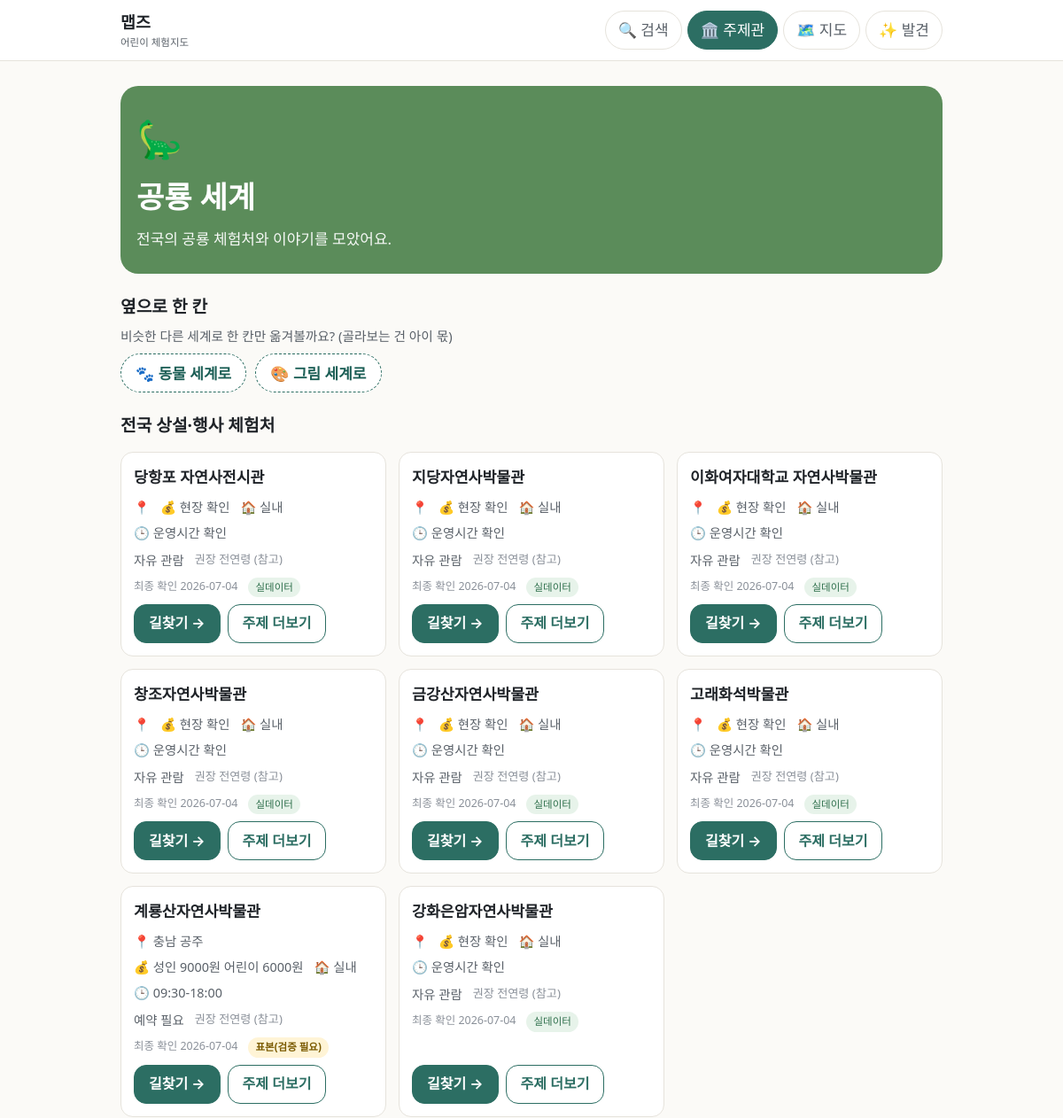
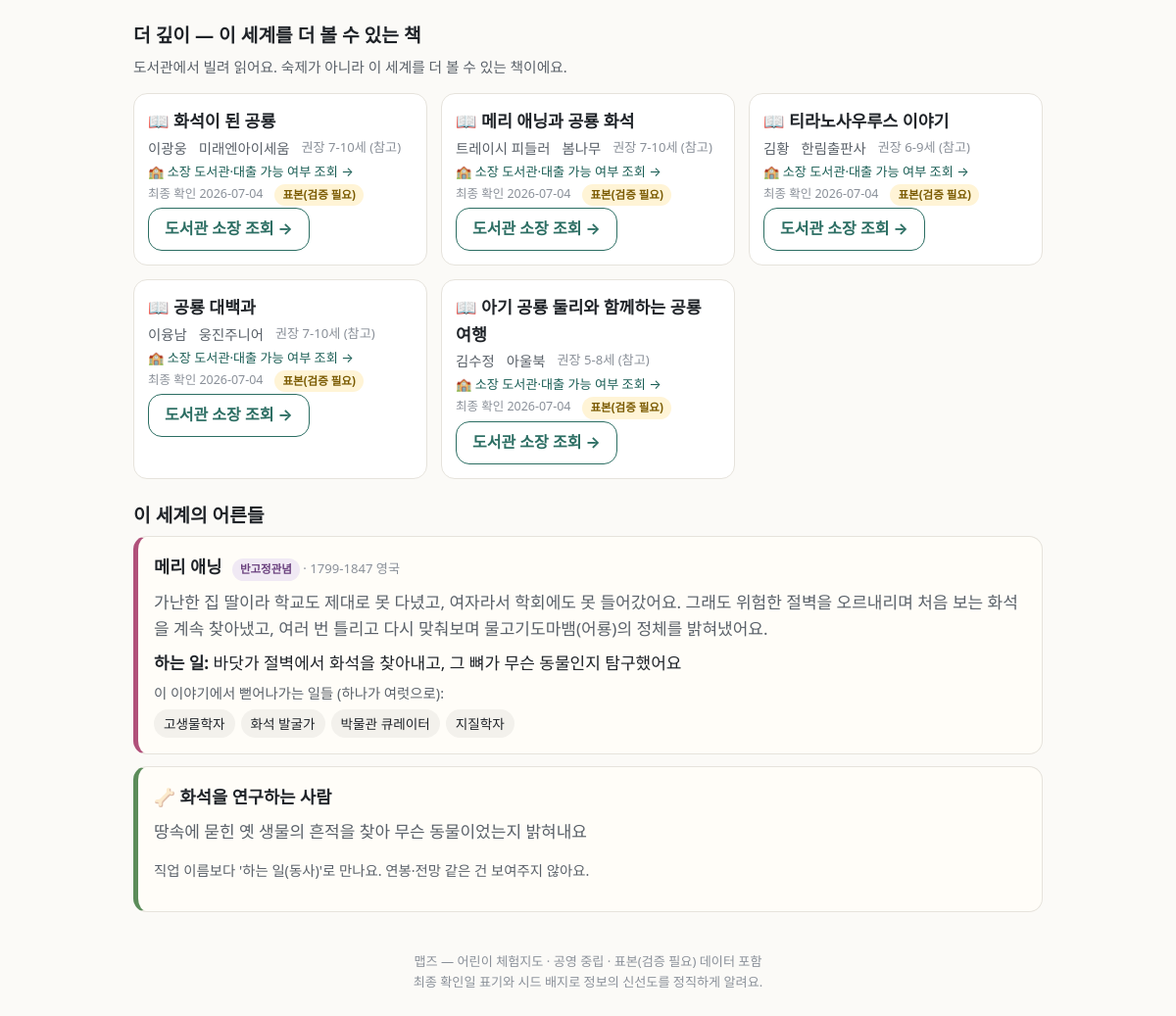
Page /topic/dino on the committed database (2 pictures, top to bottom).
### tables this page shows
CREATE TABLE topic(id TEXT PRIMARY KEY, name TEXT, synonyms TEXT, emoji TEXT);

CREATE TABLE experience(id TEXT PRIMARY KEY, name TEXT, type TEXT, topic_tags TEXT,
  verb_tags TEXT, lat REAL, lng REAL, region TEXT, period_start TEXT, period_end TEXT,
  hours TEXT, age_note TEXT, duration_min INT, cost TEXT, reservation_url TEXT,
  indoor INT, parking TEXT, stroller TEXT, crowd_note TEXT, related_books TEXT,
  source TEXT, is_seed INT, last_verified TEXT, status TEXT);

CREATE TABLE book(isbn TEXT PRIMARY KEY, title TEXT, author TEXT, publisher TEXT,
  pub_year INT, kdc TEXT, topic_tags TEXT, age_band TEXT, availability TEXT,
  source TEXT, is_seed INT, last_verified TEXT);

CREATE TABLE person(id TEXT PRIMARY KEY, name TEXT, era TEXT, verb_desc TEXT,
  story_trial TEXT, sites TEXT, job_lineage TEXT, anti_stereotype INT, topic_tags TEXT);

CREATE TABLE job(id TEXT PRIMARY KEY, name TEXT, verb_desc TEXT, layer TEXT, topic_tags TEXT,
  source_asset TEXT, emoji TEXT);

### app/main.py (the view)
@app.get("/topic/{tid}", response_class=HTMLResponse)
def page_topic(request: Request, tid: str):
    if tid not in TOPICS:
        return HTMLResponse("<h1>알 수 없는 주제</h1>", status_code=404)
    d = api_topic_detail(tid)
    return templates.TemplateResponse(request, "topic.html", {"d": d, "topic": TOPICS[tid],
                                                      "topics_all": TOPICS, "today": TODAY, "active": "topic"})

### app/templates/topic.html (shortened to what this page needs)
{% extends "base.html" %}
{% import "macros.html" as m %}
{% block content %}
<div class="hero" style="background:var(--t-{{ topic.id }})">
<div style="font-size:2.6rem">{{ topic.emoji }}</div>
<h1 style="margin:6px 0">{{ topic.name }} 세계</h1>
<p style="margin:0;opacity:.95">전국의 {{ topic.name }} 체험처와 이야기를 모았어요.</p>
</div>
<h2 class="section-title">옆으로 한 칸</h2>
<p class="section-note">비슷한 다른 세계로 한 칸만 옮겨볼까요? (골라보는 건 아이 몫)</p>
<div class="sidestep">
{% for a in d.adjacency %}
<a href="/topic/{{ a.topic }}">{{ topics_all[a.topic].emoji }} {{ a.name }} 세계로</a>
{% endfor %}
</div>
<h2 class="section-title">전국 상설·행사 체험처</h2>
<div class="cards">
{% for x in d.experiences %}{{ m.exp_card(x) }}{% endfor %}
</div>
<h2 class="section-title">더 깊이 — 이 세계를 더 볼 수 있는 책</h2>
<p class="section-note">도서관에서 빌려 읽어요. 숙제가 아니라 이 세계를 더 볼 수 있는 책이에요.</p>
<div class="cards">
{% for b in d.books %}{{ m.book_card(b) }}{% endfor %}
</div>
<h2 class="section-title">이 세계의 어른들</h2>
{% if d.person %}
<div class="person">
<div class="who">{{ d.person.name }}{% if d.person.anti_stereotype %} <span class="anti">반고정관념</span>{% endif %}<span class="age"> · {{ d.person.era }}</span></div>
<p class="trial">{{ d.person.story_trial }}</p>
<p style="margin:6px 0"><b>하는 일:</b> {{ d.person.verb_desc }}</p>
<p style="margin:6px 0 4px" class="hint">이 이야기에서 뻗어나가는 일들 (하나가 여럿으로):</p>
<div class="lineage">
{% for n in d.person.job_lineage %}<span>{{ n }}</span>{% endfor %}
</div>
</div>
{% endif %}
{% for j in d.jobs %}{% if j.layer=='B' %}
<div class="person" style="border-left-color:var(--t-{{ topic.id }});margin-top:12px">
<div class="who">{{ j.emoji }} {{ j.name }}</div>
<p class="trial">{{ j.verb_desc }}</p>
<p class="hint">직업 이름보다 '하는 일(동사)'로 만나요. 연봉·전망 같은 건 보여주지 않아요.</p>
</div>
{% endif %}{% endfor %}
{% endblock %}

### app/templates/macros.html
{% macro seed_badge(is_seed) -%}
{% if is_seed %}<span class="badge-seed">표본(검증 필요)</span>{% else %}<span class="badge-live">실데이터</span>{% endif %}
{%- endmacro %}
{% macro exp_card(x) -%}
<article class="card">
<h3>{{ x.name }}</h3>
<div class="meta"><span>📍 {{ x.region }}</span><span>💰 {{ x.cost or '현장 확인' }}</span>
<span>{{ '🏠 실내' if x.indoor else '🌳 야외' }}</span><span>🕒 {{ x.hours or '운영시간 확인' }}</span></div>
<div class="meta"><span>{{ '예약 필요' if x.reservation_url else '자유 관람' }}</span>
<span class="age">권장 {{ x.age_note or '전연령' }} (참고)</span></div>
<div class="meta"><span class="verified">최종 확인 {{ x.last_verified }}</span> {{ seed_badge(x.is_seed) }}</div>
<div class="cta-row"><a class="btn" href="{{ x.maplink }}" target="_blank" rel="noopener">길찾기 →</a>
<a class="btn ghost" href="/topic/{{ x.topic_tags[0] }}">주제 더보기</a></div>
</article>
{%- endmacro %}
{% macro book_card(b) -%}
<article class="card"><div class="book-row"><h3>📖 {{ b.title }}</h3>
<div class="meta"><span>{{ b.author }}</span><span>{{ b.publisher }}</span>
<span class="age">권장 {{ b.age_band }}세 (참고)</span></div>
<div class="avail">🏫 소장 도서관·대출 가능 여부 조회 →</div>
<div class="meta"><span class="verified">최종 확인 {{ b.last_verified }}</span> {{ seed_badge(b.is_seed) }}</div>
<div class="cta-row"><a class="btn ghost" href="https://www.nl.go.kr/NL/contents/search.do?srchTarget=total&kwd={{ b.title|urlencode }}" target="_blank" rel="noopener">도서관 소장 조회 →</a></div></div>
</article>
{%- endmacro %}

### app/static/style.css (style rules this page uses)
:root { --bg:#FBFAF7; --surface:#FFFFFF; --ink:#1F2328; --ink-soft:#5A6169; --ink-faint:#8A9099; --line:#E6E3DC; --primary:#2C6E63; --primary-ink:#FFFFFF; --focus:#1B5E55; --seed-bg:#FFF4D6; --seed-ink:#7A5A00; --t-dino:#5B8C5A; --t-space:#3A5BA0; --t-animal:#C77D3E; --t-robot:#5A5AA0; --t-art:#B0507A; --r-sm:8px; --r-md:14px; --r-lg:20px; --pill:999px; }
* { box-sizing:border-box }
body { margin:0;background:var(--bg);color:var(--ink); font-family:system-ui,-apple-system,'Segoe UI','Malgun Gothic','Apple SD Gothic Neo',sans-serif; font-size:17px;line-height:1.6;-webkit-text-size-adjust:100% }
a { color:var(--primary);text-underline-offset:2px }
.btn { display:inline-flex;align-items:center;justify-content:center;min-height:44px;min-width:44px;padding:0 16px; border-radius:var(--r-md);border:1px solid var(--primary);background:var(--primary);color:var(--primary-ink); font-weight:700;text-decoration:none;cursor:pointer;font-size:1rem }
.btn.ghost { background:var(--surface);color:var(--primary) }
.cards { display:grid;grid-template-columns:repeat(auto-fill,minmax(260px,1fr));gap:14px;margin:14px 0 }
.card { background:var(--surface);border:1px solid var(--line);border-radius:var(--r-md);padding:14px;display:flex;flex-direction:column;gap:8px }
.card h3 { margin:0;font-size:1.08rem }
.card .meta { font-size:.9rem;color:var(--ink-soft);display:flex;flex-wrap:wrap;gap:6px 12px }
.card .cta-row { margin-top:auto;display:flex;gap:8px;flex-wrap:wrap }
.age { color:var(--ink-faint);font-size:.82rem;font-weight:400 }
.verified { font-size:.78rem;color:var(--ink-faint) }
.badge-seed { display:inline-block;background:var(--seed-bg);color:var(--seed-ink);font-size:.72rem;font-weight:700; padding:2px 8px;border-radius:var(--pill) }
.badge-live { display:inline-block;background:#E7F3EA;color:#2C6E4A;font-size:.72rem;padding:2px 8px;border-radius:var(--pill) }
.section-title { font-size:1.2rem;font-weight:800;margin:22px 0 6px }
.section-note { color:var(--ink-soft);font-size:.92rem;margin:0 0 8px }
.person { background:#FFFDF8;border:1px solid var(--line);border-left:5px solid var(--t-art);border-radius:var(--r-md);padding:16px }
.person .who { font-weight:800;font-size:1.1rem }
.person .anti { display:inline-block;background:#F0E9F4;color:#6A417E;font-size:.72rem;padding:2px 8px;border-radius:var(--pill);margin-left:6px }
.person .trial { color:var(--ink-soft);margin:8px 0 }
.lineage { display:flex;flex-wrap:wrap;gap:6px }
.lineage span { background:#F3F1EC;border-radius:var(--pill);padding:4px 10px;font-size:.85rem }
.sidestep { display:flex;gap:10px;flex-wrap:wrap }
.sidestep a { display:inline-flex;align-items:center;min-height:44px;gap:8px;padding:0 16px;border-radius:var(--pill); background:var(--surface);border:1.5px dashed var(--primary);color:var(--focus);text-decoration:none;font-weight:600 }
.hero { border-radius:var(--r-lg);padding:26px 18px;color:#fff;margin:12px 0 }
.hint { color:var(--ink-soft);font-size:.9rem }
.avail { font-size:.82rem;color:var(--focus) }
.book-row { display:flex;flex-direction:column;gap:2px }

### rows in the picture
topic: emoji "🦕", name "공룡"
topic: emoji "🐾"
topic: emoji "🎨"
experience: name "당항포 자연사전시관", cost "현장 확인", indoor "🏠 실내", hours "운영시간 확인", reservation_url "자유 관람", age_note "전연령", last_verified "2026-07-04", shows "실데이터"
experience: name "지당자연사박물관", cost "현장 확인", indoor "🏠 실내", hours "운영시간 확인", reservation_url "자유 관람", age_note "전연령", last_verified "2026-07-04", shows "실데이터"
experience: name "이화여자대학교 자연사박물관", cost "현장 확인", indoor "🏠 실내", hours "운영시간 확인", reservation_url "자유 관람", age_note "전연령", last_verified "2026-07-04", shows "실데이터"
experience: name "창조자연사박물관", cost "현장 확인", indoor "🏠 실내", hours "운영시간 확인", reservation_url "자유 관람", age_note "전연령", last_verified "2026-07-04", shows "실데이터"
experience: name "금강산자연사박물관", cost "현장 확인", indoor "🏠 실내", hours "운영시간 확인", reservation_url "자유 관람", age_note "전연령", last_verified "2026-07-04", shows "실데이터"
experience: name "고래화석박물관", cost "현장 확인", indoor "🏠 실내", hours "운영시간 확인", reservation_url "자유 관람", age_note "전연령", last_verified "2026-07-04", shows "실데이터"
experience: name "계룡산자연사박물관", region "충남 공주", cost "성인 9000원 어린이 6000원", indoor "🏠 실내", hours "09:30-18:00", reservation_url "예약 필요", age_note "전연령", last_verified "2026-07-04", shows "표본(검증 필요)"
experience: name "강화은암자연사박물관", cost "현장 확인", indoor "🏠 실내", hours "운영시간 확인", reservation_url "자유 관람", age_note "전연령", last_verified "2026-07-04", shows "실데이터"
book: title "화석이 된 공룡", author "이광웅", publisher "미래엔아이세움", age_band "7-10", last_verified "2026-07-04"
book: title "메리 애닝과 공룡 화석", author "트레이시 피들러", publisher "봄나무", age_band "7-10", last_verified "2026-07-04"
book: title "티라노사우루스 이야기", author "김황", publisher "한림출판사", age_band "6-9", last_verified "2026-07-04"
book: title "공룡 대백과", author "이융남", publisher "웅진주니어", age_band "7-10", last_verified "2026-07-04"
book: title "아기 공룡 둘리와 함께하는 공룡 여행", author "김수정", publisher "아울북", age_band "5-8", last_verified "2026-07-04"
person: person.name "메리 애닝", person.era "1799-1847 영국", person.story_trial "가난한 집 딸이라 학교도 제대로 못 다녔고, 여자라서 학회에도 못 들어갔어요. 그래도 위험한 절벽을 오르내리며 처음 보는 화석을 계속 찾아냈고, 여러 번 틀리고 다시 맞춰보며 물고기도마뱀(어룡)의 정체를 밝혀냈어요.", person.verb_desc "바닷가 절벽에서 화석을 찾아내고, 그 뼈가 무슨 동물인지 탐구했어요"
job: emoji "🦴", name "화석을 연구하는 사람", verb_desc "땅속에 묻힌 옛 생물의 흔적을 찾아 무슨 동물이었는지 밝혀내요"

### other values in the picture
{{ a.name }} "동물" "그림"
{{ n }} "고생물학자" "화석 발굴가" "박물관 큐레이터" "지질학자"
